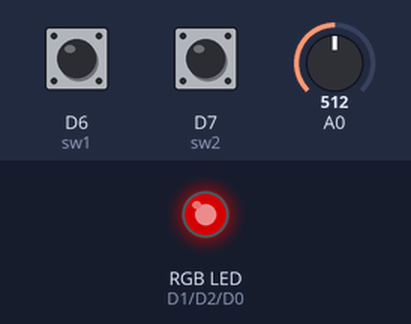
A sketch run on a simulated ESP8266 (NodeMCU). On the bench: an RGB LED mixed from three pins (HIGH = lit). Inputs (shaded band) come from the test bench; at power-on: D6 (sw1) HIGH, A0 = 512, D7 (sw2) HIGH. Dim RGB values are drawn brighter than linear; what the sketch prints to the serial monitor is not drawn.

Above: at 1.2 s.
1.3 s: D6 (sw1) pulled LOW for 0.15 s
At 2.2 s:
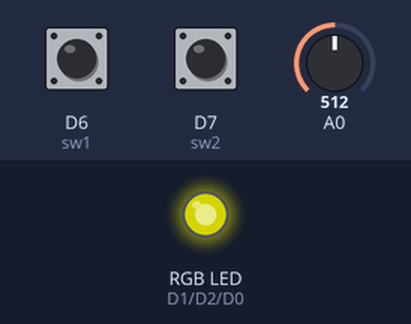
2.9 s: A0 set to 716
At 3.2 s:
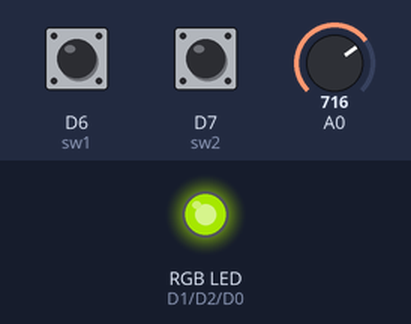
4.4 s: A0 set to 900
At 5.5 s:
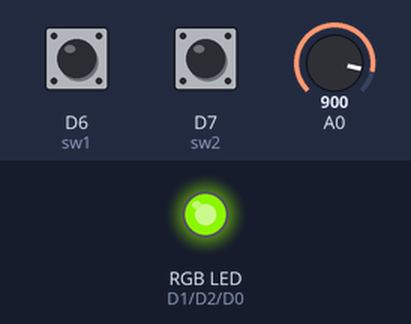
5.9 s: D6 (sw1) pulled LOW for 1 s
At 6.9 s:
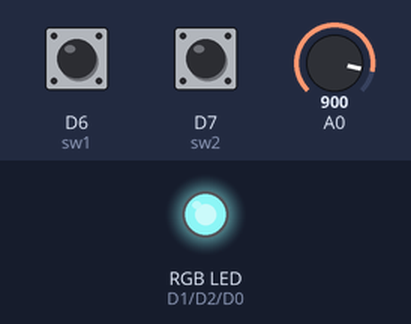
8.4 s: D6 (sw1) pulled LOW for 0.15 s
At 8.7 s:
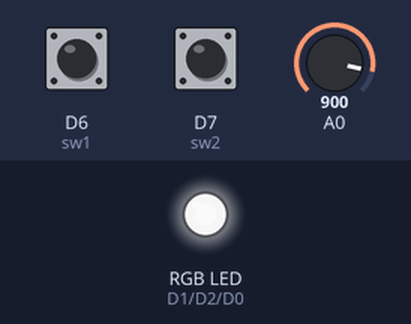
10.0 s: A0 set to 122
At 10.9 s:
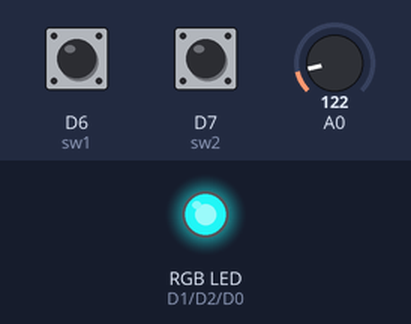
Timing chart, 0 to 12.5 s (numbered marks = the images above; inputs shaded):
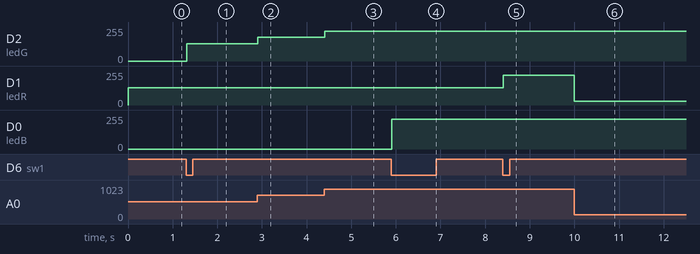

Measured:
- after the input at 1.3 s, D2 (ledG): 0/255 → 128/255 at once
- after the input at 2.9 s, D2 (ledG): 128/255 → 178/255 at once
- after the input at 4.4 s, D2 (ledG): 178/255 → 224/255 at once
- after the input at 5.9 s, D0 (ledB): 0/255 → 224/255 at once
- after the input at 8.4 s, D1 (ledR): 128/255 → 224/255 at once
- after the input at 10.0 s, D1 (ledR): 224/255 → 30/255 at once

The sketch:

simpleNodeRGB.ino
```cpp
#define ledB D0
#define ledR D1
#define ledG D2
#define sw1 D6
#define sw2 D7
float analogSensor;
float voltvalue;
int Mode=0,clr=0;
int r,g,b;
float d;
  void setup()
{
  Serial.begin(9600);
  pinMode(ledR, OUTPUT);
  pinMode(ledG, OUTPUT);
  pinMode(ledB, OUTPUT);
  pinMode(sw1, INPUT_PULLUP);
  pinMode(sw2, INPUT_PULLUP);
  attachInterrupt(digitalPinToInterrupt(sw1), blink1, FALLING);
  attachInterrupt(digitalPinToInterrupt(sw2), blink2, FALLING);
  pinMode(A0,INPUT);
  Serial.begin(9600);
}
ICACHE_RAM_ATTR void blink1(){
  Serial.println("ON");
  if(Mode==1){Mode=0;}
  clr++;
  }

ICACHE_RAM_ATTR void blink2(){
  Serial.println("OFF");
  if(Mode==0){Mode=1;}
  }
int rgbval(){
  Serial.println(map(analogRead(A0),0,1023,0,255));
  return map(analogRead(A0),0,1023,0,255);
}
  void loop()
{
  if(Mode==0){
    if(clr%3==0)       {
      analogWrite(ledR,rgbval());}
    else if(clr%3==1)  {
      analogWrite(ledG,rgbval());}
    else               {
      analogWrite(ledB,rgbval());}
    }
}
```
